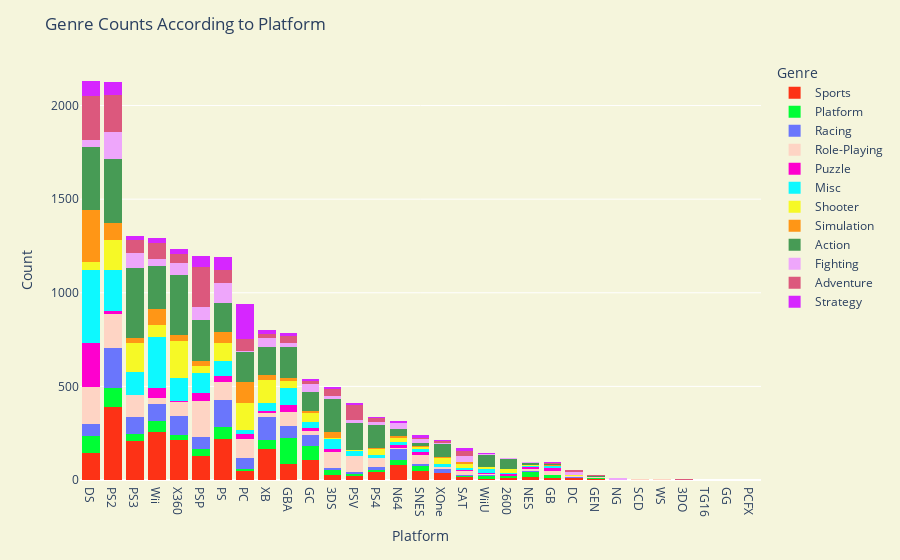

Write notebook code for a chart like this one.
### Markdown cell above
**Genre**

Let's find some relation between Genre and Platform

### Code cell
# Use a pastel color palette
color_palette = px.colors.qualitative.Light24

# Calculate the genre counts for each platform
platform_genre_counts = df['Platform'].value_counts().sort_values(ascending=False)

# Create the histogram
fig = px.histogram(df, x='Platform', color='Genre', barmode='stack', category_orders={'Platform': platform_genre_counts.index}, color_discrete_sequence=color_palette)

# Update the layout
fig.update_layout(
    title='Genre Counts According to Platform',
    xaxis_title='Platform',
    yaxis_title='Count',
    paper_bgcolor='beige',
    plot_bgcolor='beige',
)

fig.show()

### Figure 1 — Plotly figure (JSON) as saved in the notebook; plotly's stock layout.template omitted (floating-point values rounded to 4 significant figures; data arrays with more than 128 entries replaced by an {"elided": "..."} marker saying what was removed)
{"data": [{"alignmentgroup": "True", "bingroup": "x", "hovertemplate": "Genre=Sports<br>Platform=%{x}<br>count=%{y}<extra></extra>", "legendgroup": "Sports", "marker": {"color": "#FD3216", "pattern": {"shape": ""}}, "name": "Sports", "offsetgroup": "Sports", "orientation": "v", "showlegend": true, "type": "histogram", "x": {"elided": "2304 str values"}, "xaxis": "x", "yaxis": "y"}, {"alignmentgroup": "True", "bingroup": "x", "hovertemplate": "Genre=Platform<br>Platform=%{x}<br>count=%{y}<extra></extra>", "legendgroup": "Platform", "marker": {"color": "#00FE35", "pattern": {"shape": ""}}, "name": "Platform", "offsetgroup": "Platform", "orientation": "v", "showlegend": true, "type": "histogram", "x": {"elided": "875 str values"}, "xaxis": "x", "yaxis": "y"}, {"alignmentgroup": "True", "bingroup": "x", "hovertemplate": "Genre=Racing<br>Platform=%{x}<br>count=%{y}<extra></extra>", "legendgroup": "Racing", "marker": {"color": "#6A76FC", "pattern": {"shape": ""}}, "name": "Racing", "offsetgroup": "Racing", "orientation": "v", "showlegend": true, "type": "histogram", "x": {"elided": "1225 str values"}, "xaxis": "x", "yaxis": "y"}, {"alignmentgroup": "True", "bingroup": "x", "hovertemplate": "Genre=Role-Playing<br>Platform=%{x}<br>count=%{y}<extra></extra>", "legendgroup": "Role-Playing", "marker": {"color": "#FED4C4", "pattern": {"shape": ""}}, "name": "Role-Playing", "offsetgroup": "Role-Playing", "orientation": "v", "showlegend": true, "type": "histogram", "x": {"elided": "1470 str values"}, "xaxis": "x", "yaxis": "y"}, {"alignmentgroup": "True", "bingroup": "x", "hovertemplate": "Genre=Puzzle<br>Platform=%{x}<br>count=%{y}<extra></extra>", "legendgroup": "Puzzle", "marker": {"color": "#FE00CE", "pattern": {"shape": ""}}, "name": "Puzzle", "offsetgroup": "Puzzle", "orientation": "v", "showlegend": true, "type": "histogram", "x": {"elided": "570 str values"}, "xaxis": "x", "yaxis": "y"}, {"alignmentgroup": "True", "bingroup": "x", "hovertemplate": "Genre=Misc<br>Platform=%{x}<br>count=%{y}<extra></extra>", "legendgroup": "Misc", "marker": {"color": "#0DF9FF", "pattern": {"shape": ""}}, "name": "Misc", "offsetgroup": "Misc", "orientation": "v", "showlegend": true, "type": "histogram", "x": {"elided": "1686 str values"}, "xaxis": "x", "yaxis": "y"}, {"alignmentgroup": "True", "bingroup": "x", "hovertemplate": "Genre=Shooter<br>Platform=%{x}<br>count=%{y}<extra></extra>", "legendgroup": "Shooter", "marker": {"color": "#F6F926", "pattern": {"shape": ""}}, "name": "Shooter", "offsetgroup": "Shooter", "orientation": "v", "showlegend": true, "type": "histogram", "x": {"elided": "1282 str values"}, "xaxis": "x", "yaxis": "y"}, {"alignmentgroup": "True", "bingroup": "x", "hovertemplate": "Genre=Simulation<br>Platform=%{x}<br>count=%{y}<extra></extra>", "legendgroup": "Simulation", "marker": {"color": "#FF9616", "pattern": {"shape": ""}}, "name": "Simulation", "offsetgroup": "Simulation", "orientation": "v", "showlegend": true, "type": "histogram", "x": {"elided": "848 str values"}, "xaxis": "x", "yaxis": "y"}, {"alignmentgroup": "True", "bingroup": "x", "hovertemplate": "Genre=Action<br>Platform=%{x}<br>count=%{y}<extra></extra>", "legendgroup": "Action", "marker": {"color": "#479B55", "pattern": {"shape": ""}}, "name": "Action", "offsetgroup": "Action", "orientation": "v", "showlegend": true, "type": "histogram", "x": {"elided": "3251 str values"}, "xaxis": "x", "yaxis": "y"}, {"alignmentgroup": "True", "bingroup": "x", "hovertemplate": "Genre=Fighting<br>Platform=%{x}<br>count=%{y}<extra></extra>", "legendgroup": "Fighting", "marker": {"color": "#EEA6FB", "pattern": {"shape": ""}}, "name": "Fighting", "offsetgroup": "Fighting", "orientation": "v", "showlegend": true, "type": "histogram", "x": {"elided": "836 str values"}, "xaxis": "x", "yaxis": "y"}, {"alignmentgroup": "True", "bingroup": "x", "hovertemplate": "Genre=Adventure<br>Platform=%{x}<br>count=%{y}<extra></extra>", "legendgroup": "Adventure", "marker": {"color": "#DC587D", "pattern": {"shape": ""}}, "name": "Adventure", "offsetgroup": "Adventure", "orientation": "v", "showlegend": true, "type": "histogram", "x": {"elided": "1274 str values"}, "xaxis": "x", "yaxis": "y"}, {"alignmentgroup": "True", "bingroup": "x", "hovertemplate": "Genre=Strategy<br>Platform=%{x}<br>count=%{y}<extra></extra>", "legendgroup": "Strategy", "marker": {"color": "#D626FF", "pattern": {"shape": ""}}, "name": "Strategy", "offsetgroup": "Strategy", "orientation": "v", "showlegend": true, "type": "histogram", "x": {"elided": "670 str values"}, "xaxis": "x", "yaxis": "y"}], "layout": {"barmode": "stack", "legend": {"title": {"text": "Genre"}, "tracegroupgap": 0}, "margin": {"t": 60}, "paper_bgcolor": "beige", "plot_bgcolor": "beige", "title": {"text": "Genre Counts According to Platform"}, "xaxis": {"anchor": "y", "categoryarray": ["DS", "PS2", "PS3", "Wii", "X360", "PSP", "PS", "PC", "XB", "GBA", "GC", "3DS", "PSV", "PS4", "N64", "SNES", "XOne", "SAT", "WiiU", "2600", "NES", "GB", "DC", "GEN", "NG", "SCD", "WS", "3DO", "TG16", "GG", "PCFX"], "categoryorder": "array", "domain": [0, 1], "title": {"text": "Platform"}}, "yaxis": {"anchor": "x", "domain": [0, 1], "title": {"text": "Count"}}}}
